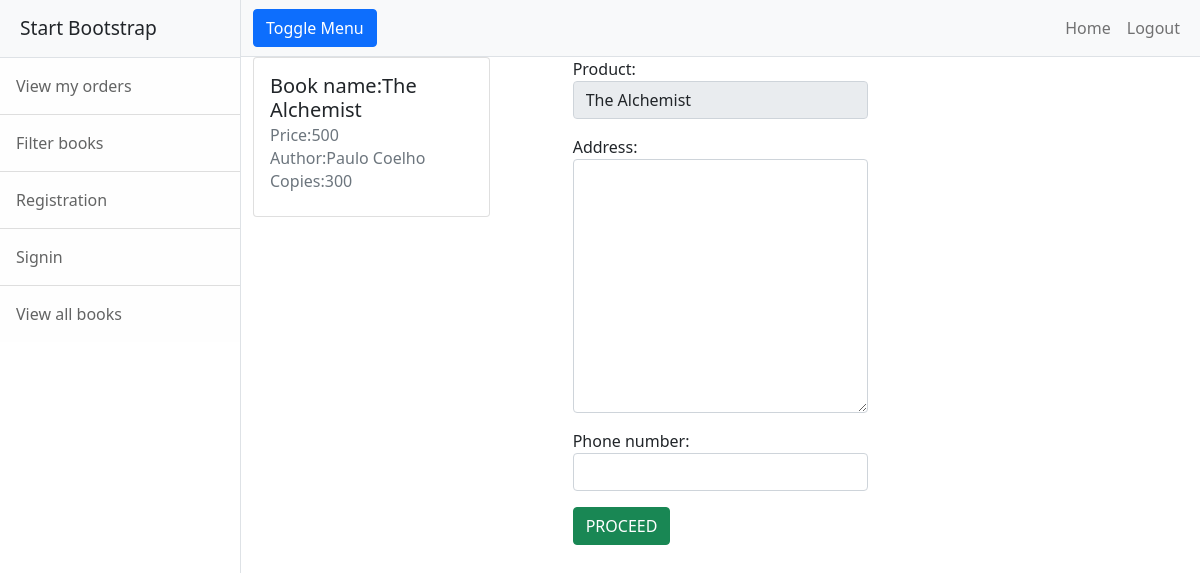
Page /customer/books/orders/add/1 (signed in) on the committed database.
### owner/models.py (models this page shows)
class Book(models.Model):
    book_name=models.CharField(max_length=100,unique=True,blank=True)
    author=models.CharField(max_length=100)
    price=models.PositiveIntegerField()
    copies=models.PositiveIntegerField()
    category=models.CharField(max_length=100,null=True)
    image=models.ImageField(upload_to="images",null=True)
    def __str__(self):
        return self.book_name

### customer/decorators.py (the view)
    def wrapper(request,id=None,*args,**kwargs):
        if not request.user.is_authenticated:
            return redirect("signin")
        else:
            return func(request,id,*args,**kwargs)

### customer/forms.py
class OrderForm(forms.ModelForm):
    class Meta:
        model=Order
        fields=["product","address","phone_number"]
        widgets={
            "product":forms.Select(attrs={"class":"form-control","readonly":True}),
            "address":forms.Textarea(attrs={"class":"form-control"}),
            "phone_number":forms.NumberInput(attrs={"class":"form-control"})
        }

### customer/views.py (called while the page is built, shortened)
@login_required
def order_create(request,id,*args,**kwargs):
    book=Book.objects.get(id=id)
    form=forms.OrderForm(initial={"product":book})
    context={"form":form,"book":book}
    return render(request,"customer/order_create.html",context)

### customer/templates/customer/order_create.html (shortened to what this page needs)
{%extends 'customer/base.html' %}
{%block body_block%}
<div class="row">
    <div class="col-4">
        <div class="card" style="width: 80%;">
            <div class="card-body">
                <h5 class="card-title">Book name:{{book.book_name}}</h5>
                <h6 class="card-subtitle mb-2 text-muted">Price:{{book.price}}</h6>
                <h6 class="card-subtitle mb-2 text-muted">Author:{{book.author}}</h6>
                <h6 class="card-subtitle mb-2 text-muted">Copies:{{book.copies}}</h6>
            </div>
        </div>
    </div>
    <div class="col-4">
        <form action="" method="POST">
            {{form.as_p}}
            <button class="btn btn-success">PROCEED</button>
        </form>
    </div>
    <div class="col-4"></div>
</div>
{%endblock%}

### rows in the picture
Book: book_name "The Alchemist", price "500", author "Paulo Coelho", copies "300"
